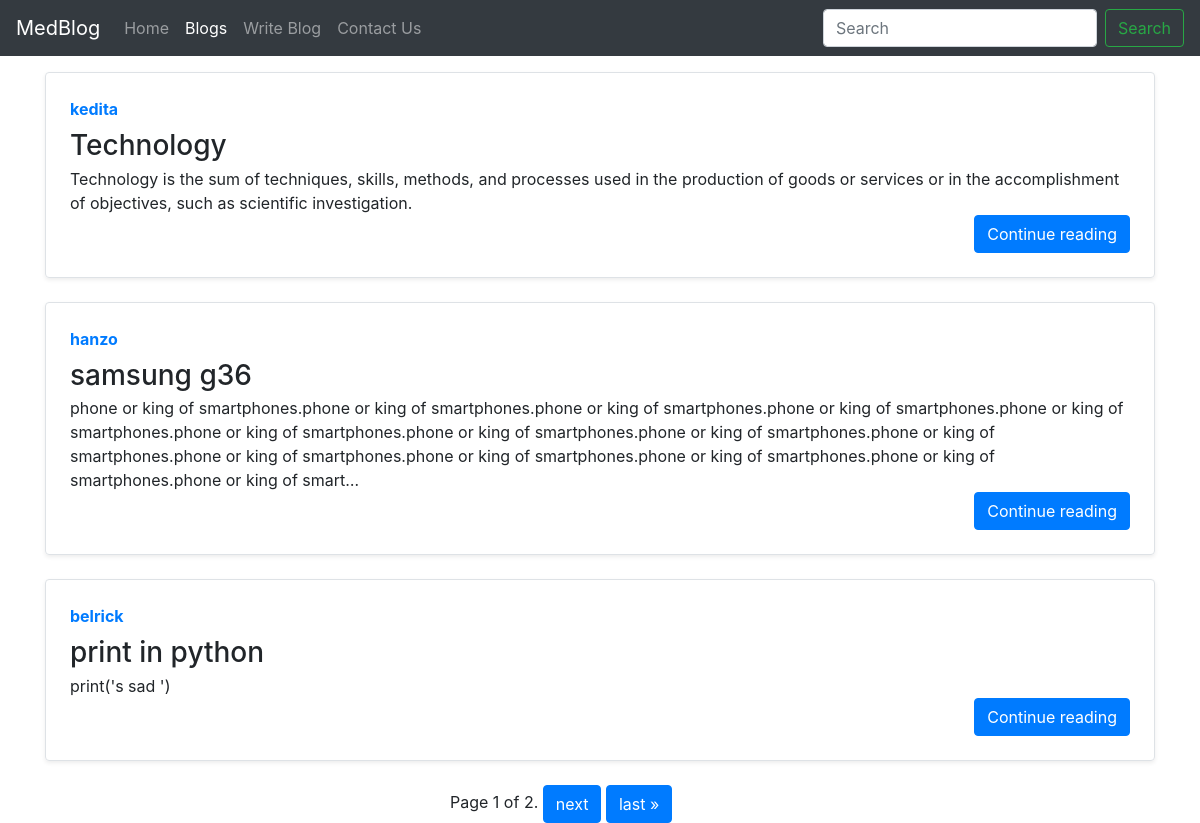
The app's page /blogs/ with its own data.
### blogs/models.py (models this page shows, shortened)
class Post(models.Model):
    sno = models.AutoField(primary_key=True)
    title = models.CharField(max_length=50)
    author = models.CharField(max_length=70)
    slug = models.CharField(max_length=80)
    content = RichTextUploadingField()

### blogs/views.py (the view)
# urls.py: path('', views.blogHome, name = 'blogHome'),
def blogHome(request):
    allPosts = Post.objects.all()
    paginator = Paginator(allPosts, 3)
    page_number = request.GET.get('page')
    page_obj = paginator.get_page(page_number)
    context = {'allPosts' : allPosts,'page_obj': page_obj}
    return render(request, "blog/blog.html", context)

### templates/blog/blog.html (shortened to what this page needs)
{% extends "base.html" %}
{% block blogactive %} active {% endblock blogactive%}
{% block body %}
<div class="container">
{% for post in page_obj %}
 <div class="row no-gutters border rounded overflow-hidden flex-md-row mb-4 shadow-sm h-md-250 mt-3 position-relative">
        <div class="col p-4 d-flex flex-column position-static">
          <strong class="d-inline-block mb-2 text-primary">{{post.author}}</strong>
          <h3 class="mb-0">{{post.title}}</h3>
          <p class="card-text mb-auto mt-1">{{post.content| truncatechars:400| safe }}</p>
          <a  href="/blogs/{{post.slug}}" role="button" class="btn btn-primary ml-auto">Continue reading</a>
        </div>
      </div>
{% endfor %}
</div>
<div class="pagination container col-sm-3">
    <span class="step-links">
        <span class="current">
            Page {{ page_obj.number }} of {{ page_obj.paginator.num_pages }}.
        </span>
        {% if page_obj.has_next %}
            <a class="btn btn-primary" href="?page={{ page_obj.next_page_number }}">next</a>
            <a class="btn btn-primary " href="?page={{ page_obj.paginator.num_pages }}">last &raquo;</a>
        {% endif %}
    </span>
</div>
{% endblock body%}

### templates/base.html (shortened to what this page needs)
{% load static %}
<!doctype html>
<html lang="en">
  <head>
    <link rel="stylesheet" href="https://stackpath.bootstrapcdn.com/bootstrap/4.4.1/css/bootstrap.min.css">
  </head>
  <body>
  <nav class="navbar navbar-expand-lg navbar-dark bg-dark">
  <a class="navbar-brand" href="/">MedBlog</a>
  <div class="collapse navbar-collapse" id="navbarSupportedContent">
    <ul class="navbar-nav mr-auto">
      <li class="nav-item {% block homeactive %} {% endblock homeactive%}">
        <a class="nav-link" href="/">Home <span class="sr-only">(current)</span></a>
      </li>
      <li class="nav-item {% block blogactive %} {% endblock blogactive%}">
        <a class="nav-link" href="/blogs">Blogs</a>
      </li>
      <li class="nav-item {% block wblogactive %} {% endblock wblogactive%}">
        <a class="nav-link" href="/blogs/writeblog">Write Blog</a>
      </li>
      <li class="nav-item {% block contactactive %} {% endblock contactactive%}">
        <a class="nav-link" href="/contact/">Contact Us</a>
      </li>
    </ul>
    <form method="get" action="/blogs/query" class="form-inline my-2 my-lg-0">
      <input name="query" id="query" class="form-control mr-sm-2" type="search" placeholder="Search" aria-label="Search">
      <button class="btn btn-outline-success my-2 my-sm-0" type="submit">Search</button>
    </form>
  </div>
</nav>
  {% block body %} {% endblock body%}
  </body>
</html>

### records on screen
Post: author "kedita", title "Technology", content "Technology is the sum of techniques, skills, methods, and processes used in the production of goods or services or in the accomplishment of objectives, such as scientific investigation."
Post: author "hanzo", title "samsung g36", content "phone or king of smartphones.phone or king of smartphones.phone or king of smartphones.phone or king of smartphones.phone or king of smartphones.phone or king of smartphones.phone or king of smartphones.phone or king of smartphones.phone or king of smartphones.phone or king of smartphones.phone or king of smartphones.phone or king of smartphones.phone or king of smartphones.phone or king of smart…"
Post: author "belrick", title "print in python", content "print('s sad ')"

### other values on screen
{{ page_obj.number }} "1"
{{ page_obj.paginator.num_pages }} "2"
